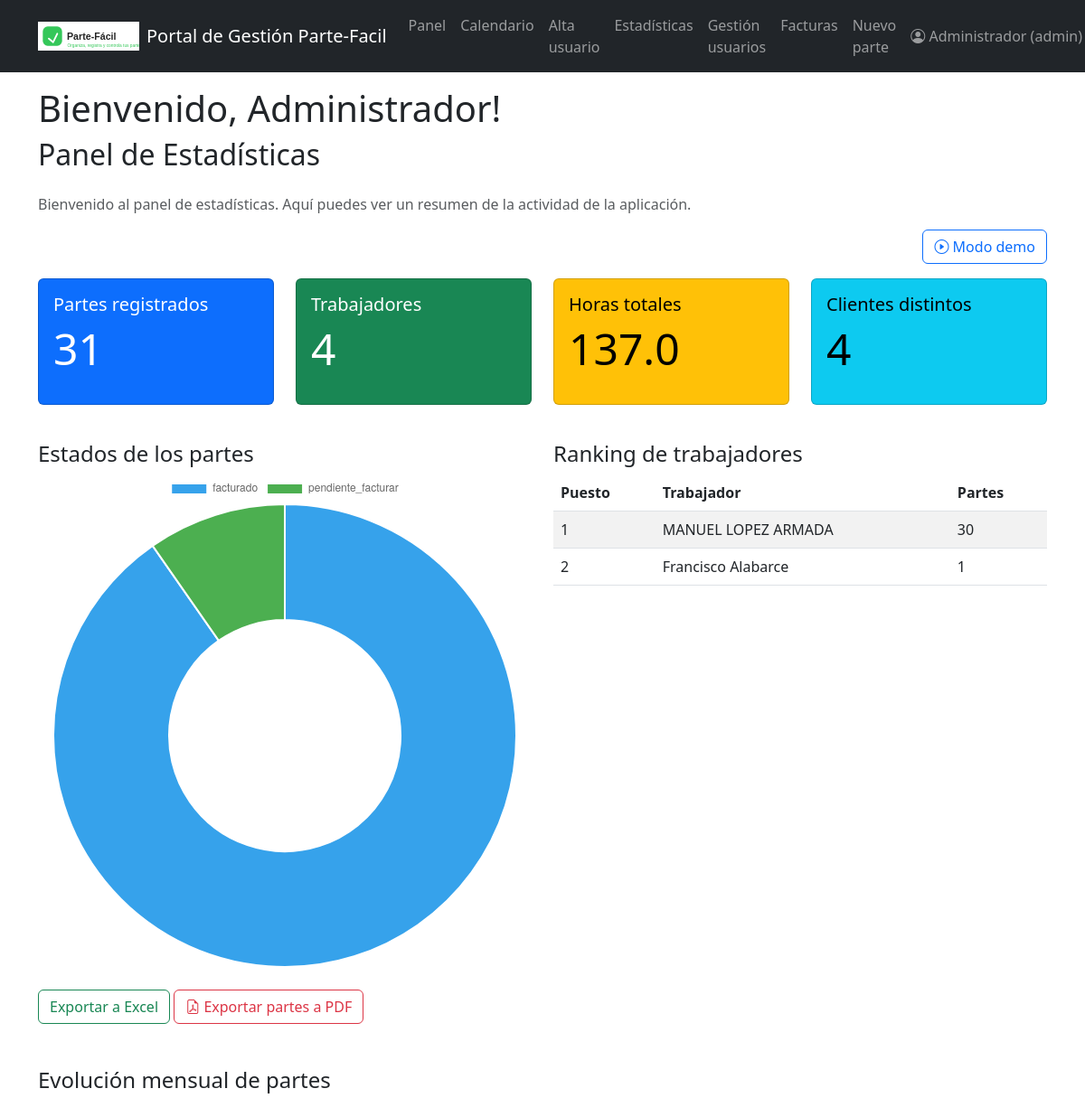
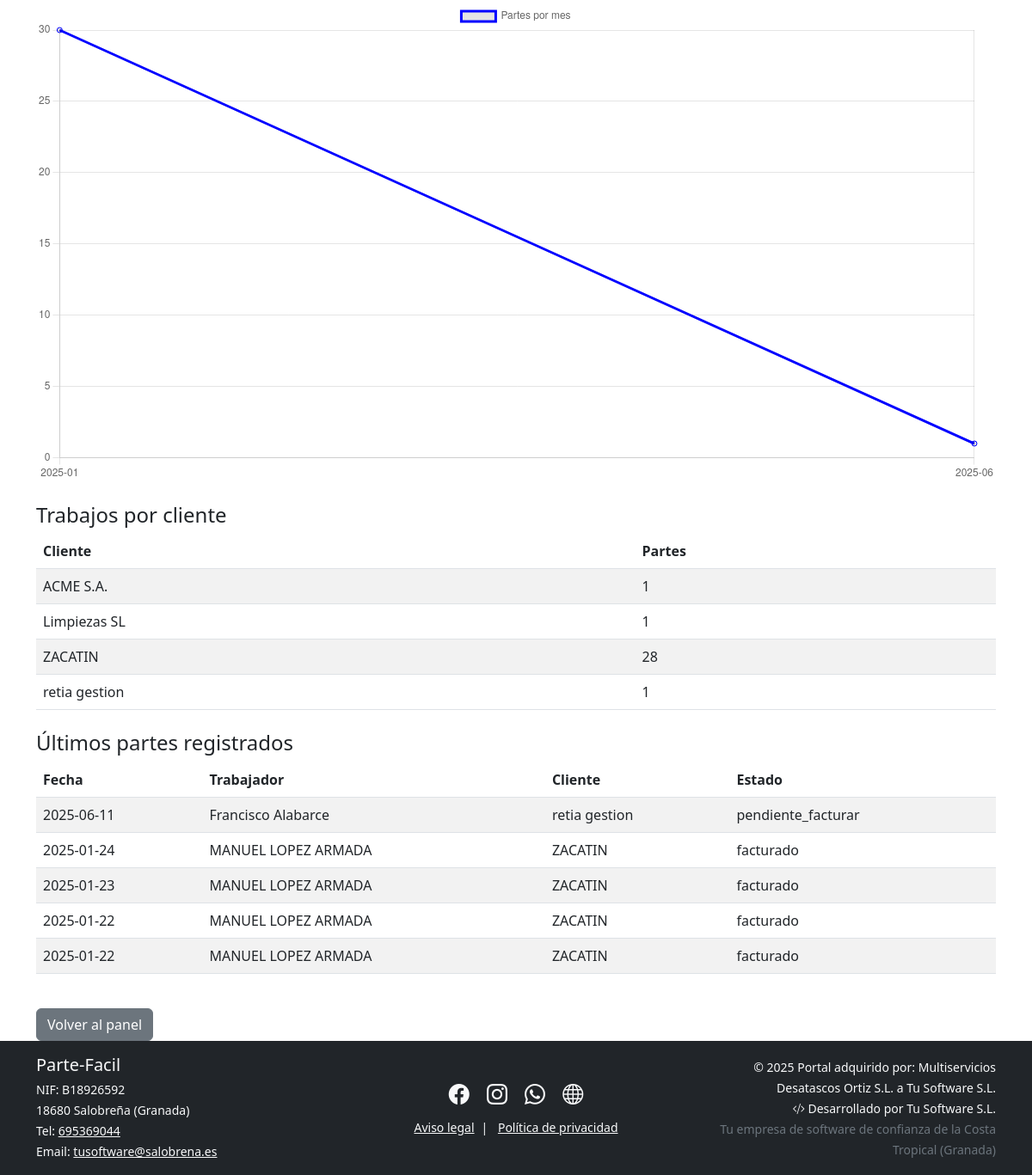
The page /admin_dashboard (signed in) on the database its author committed (2 pictures, top to bottom).
### models.py (models this page shows)
class Usuario(UserMixin, db.Model):
    id = db.Column(db.Integer, primary_key=True)
    nombre = db.Column(db.String(50), nullable=False)
    email = db.Column(db.String(120), unique=True, nullable=False)
    contraseña = db.Column(db.String(200), nullable=False)
    rol = db.Column(db.String(20), nullable=False, default="trabajador")  # admin/trabajador
    trabajos = db.relationship('Trabajo', backref='trabajador', lazy=True)

class Trabajo(db.Model):
    id = db.Column(db.Integer, primary_key=True)
    fecha = db.Column(db.DateTime, nullable=False)
    fecha_fin = db.Column(db.DateTime, nullable=True)
    direccion = db.Column(db.String(150), nullable=False)
    tipo_trabajo = db.Column(db.String(80), nullable=False)
    cliente = db.Column(db.String(80), nullable=False)
    horas = db.Column(db.Float, nullable=False, default=0)
    materiales_usados = db.Column(db.Text, nullable=True)
    importe_materiales = db.Column(db.Float, nullable=True, default=0)
    firma = db.Column(db.String(120), nullable=True)  # Ruta del archivo
    foto = db.Column(db.String(120), nullable=True)   # Ruta del archivo
    terminado = db.Column(db.Boolean, default=False)
    estado = db.Column(db.String(30), default='sin terminar')
    observaciones = db.Column(db.Text)
    id_trabajador = db.Column(db.Integer, db.ForeignKey('usuario.id'), nullable=False)
    id_factura = db.Column(
    db.Integer,
    db.ForeignKey('factura.id', name='fk_trabajo_id_factura'),
    nullable=True
)

### blueprints/dashboard.py (the view)
@dashboard_bp.route('/admin_dashboard')
@login_required
def admin_dashboard():
    if current_user.rol != "admin":
        flash("Solo el administrador puede ver el dashboard.")
        return redirect(url_for('dashboard.dashboard'))
    demo_param = request.args.get("demo", default="0")
    demo = str(demo_param) == "1"
    if demo:
        total_trabajos = 63
        total_trabajadores = 6
        horas_totales = 237
        clientes_distintos = 11
        trabajos_por_cliente = [
            ("Restaurante Sol", 15), ("Hotel Mar", 7), ("Colegio Norte", 6), ("Comunidad Centro", 9)
        ]
        horas_por_trabajador = [
            ("Pedro", 40), ("Ana", 37), ("Juan", 35), ("María", 30), ("Luis", 28), ("Sofía", 20)
        ]
        trabajos_por_mes = [
            ("2024-01", 7), ("2024-02", 10), ("2024-03", 9), ("2024-04", 13), ("2024-05", 12), ("2024-06", 12)
        ]
        estados_contador = [
            ("Terminado", 51), ("Pendiente cobro", 7), ("Pagado", 3), ("Pendiente facturar", 2)
        ]
        ranking_trabajadores = [
            ("Pedro", 15), ("Ana", 13), ("Juan", 11), ("María", 9), ("Luis", 8), ("Sofía", 7)
        ]
        ParteDemo = namedtuple('ParteDemo', ['fecha', 'trabajador', 'cliente', 'estado'])
        TrabajadorDemo = namedtuple('Trabajador', ['nombre'])
        ultimos_partes = [
            ParteDemo(datetime(2024, 6, 1), TrabajadorDemo("Pedro"), "Restaurante Sol", "Terminado"),
            ParteDemo(datetime(2024, 6, 2), TrabajadorDemo("Ana"), "Hotel Mar", "Pendiente cobro"),
            ParteDemo(datetime(2024, 6, 3), TrabajadorDemo("Juan"), "Colegio Norte", "Terminado"),
            ParteDemo(datetime(2024, 6, 4), TrabajadorDemo("María"), "Comunidad Centro", "Terminado"),
            ParteDemo(datetime(2024, 6, 5), TrabajadorDemo("Luis"), "Hotel Mar", "Pagado"),
        ]
    else:
        total_trabajos = Trabajo.query.count()
        total_trabajadores = Usuario.query.filter_by(rol="trabajador").count()
        horas_totales = db.session.query(db.func.sum(Trabajo.horas)).scalar() or 0
        clientes_distintos = db.session.query(Trabajo.cliente).distinct().count()
        trabajos_por_cliente = db.session.query(Trabajo.cliente, db.func.count(Trabajo.id)).group_by(Trabajo.cliente).all()
        horas_por_trabajador = db.session.query(
            Usuario.nombre, db.func.sum(Trabajo.horas)
        ).join(Trabajo, Trabajo.id_trabajador == Usuario.id).filter(Usuario.rol == "trabajador").group_by(Usuario.id).all()
        trabajos_por_mes = db.session.query(
            db.func.strftime('%Y-%m', Trabajo.fecha), db.func.count(Trabajo.id)
        ).group_by(db.func.strftime('%Y-%m', Trabajo.fecha)).all()
        estados_contador = db.session.query(Trabajo.estado, db.func.count(Trabajo.id)).group_by(Trabajo.estado).all()
        ranking_trabajadores = db.session.query(
            Usuario.nombre, db.func.count(Trabajo.id)
        ).join(Trabajo, Trabajo.id_trabajador == Usuario.id).filter(Usuario.rol == "trabajador").group_by(Usuario.id).order_by(db.func.count(Trabajo.id).desc()).all()
        ultimos_partes = Trabajo.query.order_by(Trabajo.fecha.desc()).limit(5).all()
    return render_template(
        'admin_dashboard.html',
        total_trabajos=total_trabajos,
        total_trabajadores=total_trabajadores,
        horas_totales=horas_totales,
        clientes_distintos=clientes_distintos,
        trabajos_por_cliente=trabajos_por_cliente,
        horas_por_trabajador=horas_por_trabajador,
        trabajos_por_mes=trabajos_por_mes,
        estados_contador=estados_contador,
        ranking_trabajadores=ranking_trabajadores,
        ultimos_partes=ultimos_partes,
        demo=demo
    )

### app.py (called while the page is built)
@login_manager.user_loader
def load_user(user_id):
    from models import Usuario
    return Usuario.query.get(int(user_id))

@app.context_processor
def inject_now():
    from datetime import datetime
    return {'now': datetime.now()}

### templates/admin_dashboard.html (shortened to what this page needs)
{% extends "base.html" %}
{% block content %}
<h2 class="mb-4">Panel de Estadísticas</h2>
{% if not demo %}
    <p class="text-muted">Bienvenido al panel de estadísticas. Aquí puedes ver un resumen de la actividad de la aplicación.</p>
{% else %}
    <p class="text-muted">Estás viendo datos simulados en modo demo. Los datos no son reales.</p>
{% endif %}
<div class="mb-3 text-end">
  {% if demo %}
    <a href="{{ url_for('dashboard.admin_dashboard') }}" class="btn btn-outline-secondary">
      <i class="bi bi-eye"></i> Volver a modo real
    </a>
    <span class="badge bg-warning text-dark ms-3" style="font-size:1rem;">
      <i class="bi bi-exclamation-triangle"></i> Estás viendo datos simulados (demo)
    </span>
  {% else %}
    <a href="{{ url_for('dashboard.admin_dashboard', demo=1) }}" class="btn btn-outline-primary">
      <i class="bi bi-play-circle"></i> Modo demo
    </a>
  {% endif %}
</div>
<div class="row mb-4">
    <div class="col-md-3">
        <div class="card text-bg-primary mb-3">
            <div class="card-body">
                <h5 class="card-title">Partes registrados</h5>
                <p class="display-5">{{ total_trabajos or 0 }}</p>
            </div>
        </div>
    </div>
    <div class="col-md-3">
        <div class="card text-bg-success mb-3">
            <div class="card-body">
                <h5 class="card-title">Trabajadores</h5>
                <p class="display-5">{{ total_trabajadores or 0 }}</p>
            </div>
        </div>
    </div>
    <div class="col-md-3">
        <div class="card text-bg-warning mb-3">
            <div class="card-body">
                <h5 class="card-title">Horas totales</h5>
                <p class="display-5">{{ horas_totales or 0 }}</p>
            </div>
        </div>
    </div>
    <div class="col-md-3">
        <div class="card text-bg-info mb-3">
            <div class="card-body">
                <h5 class="card-title">Clientes distintos</h5>
                <p class="display-5">{{ clientes_distintos or 0 }}</p>
            </div>
        </div>
    </div>
</div>
<div class="row mb-4">
    <div class="col-md-6">
        <h4>Estados de los partes</h4>
        <canvas id="estadosPieChart" width="400" height="230"></canvas>
    </div>
    <div class="col-md-6">
        <h4>Ranking de trabajadores</h4>
        <table class="table table-striped">
            <thead>
                <tr>
                    <th>Puesto</th>
                    <th>Trabajador</th>
                    <th>Partes</th>
                </tr>
            </thead>
            <tbody>
                {% for nombre, partes in ranking_trabajadores or [] %}
                <tr>
                    <td>{{ loop.index }}</td>
                    <td>{{ nombre }}</td>
                    <td>{{ partes }}</td>
                </tr>
                {% endfor %}
            </tbody>
        </table>
    </div>
</div>
<a href="{{ url_for('trabajos.exportar_partes_excel') }}" class="btn btn-outline-success mb-4">
    Exportar a Excel
</a>
<a href="{{ url_for('trabajos.exportar_partes_pdf') }}" class="btn btn-outline-danger mb-4">
  <i class="bi bi-file-earmark-pdf"></i> Exportar partes a PDF
</a>
<h4 class="mt-4">Evolución mensual de partes</h4>
<canvas id="trabajosMesChart" width="600" height="300"></canvas>
<h4 class="mt-4">Trabajos por cliente</h4>
<table class="table table-striped mb-4">
    <thead>
        <tr>
            <th>Cliente</th>
            <th>Partes</th>
        </tr>
    </thead>
    <tbody>
        {% for cliente, total in trabajos_por_cliente or [] %}
        <tr>
            <td>{{ cliente }}</td>
            <td>{{ total }}</td>
        </tr>
        {% endfor %}
    </tbody>
</table>
<h4 class="mt-4">Últimos partes registrados</h4>
<table class="table table-striped mb-4">
    <thead>
        <tr>
            <th>Fecha</th>
            <th>Trabajador</th>
            <th>Cliente</th>
            <th>Estado</th>
        </tr>
    </thead>
    <tbody>
        {% for parte in ultimos_partes or [] %}
        <tr>
            <td>{{ parte.fecha.strftime('%Y-%m-%d') if parte.fecha else '' }}</td>
            <td>{{ parte.trabajador.nombre if parte.trabajador else '' }}</td>
            <td>{{ parte.cliente }}</td>
            <td>{{ parte.estado }}</td>
        </tr>
        {% endfor %}
    </tbody>
</table>
<a href="{{ url_for('dashboard.dashboard') }}" class="btn btn-secondary mt-3">Volver al panel</a>
{% endblock %}
{% block extra_js %}
<script>
document.addEventListener('DOMContentLoaded', function() {
    // Gráfico mensual
    var ctx = document.getElementById('trabajosMesChart').getContext('2d');
    var chart = new Chart(ctx, {
        type: 'line',
        data: {
            labels: [
                {% for mes, _ in trabajos_por_mes or [] %}
                    "{{ mes }}",
                {% endfor %}
            ],
            datasets: [{
                label: 'Partes por mes',
                data: [
                    {% for _, total in trabajos_por_mes or [] %}
                        {{ total }},
                    {% endfor %}
                ],
                fill: false,
                borderColor: 'blue',
                tension: 0.2
            }]
        }
    });
    // Pie chart de estados
    var ctx2 = document.getElementById('estadosPieChart').getContext('2d');
    var chart2 = new Chart(ctx2, {
        type: 'doughnut',
        data: {
            labels: [
                {% for estado, _ in estados_contador or [] %}
                    "{{ estado }}",
                {% endfor %}
            ],
            datasets: [{
                data: [
                    {% for _, total in estados_contador or [] %}
                        {{ total }},
                    {% endfor %}
                ],
                backgroundColor: [
                    '#36a2eb', '#4caf50', '#ffc107', '#e74c3c', '#8e44ad', '#27ae60'
                ]
            }]
        }
    });
});
</script>
{% endblock %}

### templates/base.html (shortened to what this page needs)
<!DOCTYPE html>
<html lang="es">
<head>
    <link href="https://cdn.jsdelivr.net/npm/bootstrap@5.3.0/dist/css/bootstrap.min.css" rel="stylesheet">
    <link rel="stylesheet" href="https://cdn.jsdelivr.net/npm/bootstrap-icons@1.11.1/font/bootstrap-icons.css">
</head>
<body>
    {% include 'navbar.html' %}
    {% if current_user.is_authenticated %}
        <div class="container mt-3">
            <h1>Bienvenido, {{ current_user.nombre }}!</h1>
        </div>
    {% else %}
        <div class="container mt-3">
            <h1>Bienvenido a Parte-Fácil</h1>
            <p>Por favor, inicia sesión para acceder a tu panel de trabajo.</p>
        </div>
    {% endif %}
    <div class="container">
        {% block content %}{% endblock %}
    </div>
    {% block extra_js %}{% endblock %}
    {% include 'footer.html' %}
</body>
</html>

### templates/navbar.html (shortened to what this page needs)
<nav class="navbar navbar-expand-lg navbar-dark bg-dark">
  <div class="container">
    <a class="navbar-brand d-flex align-items-center gap-2" href="{{ url_for('main.empresa') }}">
      <img src="{{ url_for('static', filename='images/logo.svg') }}" alt="Logo" height="32" style="vertical-align: middle;">
      <span>Portal de Gestión Parte-Facil</span>
    </a>
    <div class="collapse navbar-collapse" id="navbarNav">
      {% if current_user.is_authenticated %}
        <ul class="navbar-nav me-auto mb-2 mb-lg-0">
          <li class="nav-item">
            <a class="nav-link" href="{{url_for('dashboard.dashboard') }}">Panel</a>
          </li>
          <li class="nav-item">
            <a class="nav-link" href="{{ url_for('dashboard.calendar') }}">Calendario</a>
          </li>
          {% if current_user.rol == 'admin' %}
            <li class="nav-item">
              <a class="nav-link" href="{{ url_for('usuarios.alta_trabajador') }}">Alta usuario</a>
            </li>
            <li class="nav-item">
              <a class="nav-link" href="{{ url_for('dashboard.admin_dashboard') }}">Estadísticas</a>
            <li class="nav-item">
              <a class="nav-link" href="{{ url_for('usuarios.listado_usuarios') }}">Gestión usuarios</a>
            </li>
            <li>
              <a class="nav-link" href="{{ url_for('facturas.listado_facturas') }}">Facturas</a>
            </li>
          {% endif %}
          <li class="nav-item">
            <a class="nav-link" href="{{ url_for('trabajos.add_work') }}">Nuevo parte</a>
          </li>
        </ul>
        <ul class="navbar-nav ms-auto mb-2 mb-lg-0">
          <li class="nav-item dropdown">
            <a class="nav-link dropdown-toggle" href="#" id="navbarUserDropdown" role="button" data-bs-toggle="dropdown" aria-expanded="false">
              <i class="bi bi-person-circle"></i> {{ current_user.nombre }} ({{ current_user.rol }})
            </a>
          </li>
        </ul>
      {% else %}
        <ul class="navbar-nav ms-auto">
          <li class="nav-item">
            <a class="nav-link" href="{{ url_for('auth.login') }}">Acceso empleados</a>
          </li>
        </ul>
      {% endif %}
    </div>
  </div>
</nav>

### rows shown on the page
Usuario: nombre "Administrador", rol "admin"
Usuario: nombre "MANUEL LOPEZ ARMADA", partes "30"
Usuario: nombre "Francisco Alabarce", partes "1"
Trabajo: cliente "ACME S.A.", total "1"
Trabajo: cliente "Limpiezas SL", terminado "1"
Trabajo: fecha "2025-06-11", trabajador "Francisco Alabarce", cliente "retia gestion", estado "pendiente_facturar"
Trabajo: fecha "2025-01-24", trabajador "MANUEL LOPEZ ARMADA", cliente "ZACATIN", estado "facturado"
Trabajo: fecha "2025-01-23", trabajador "MANUEL LOPEZ ARMADA", cliente "ZACATIN", estado "facturado"
Trabajo: fecha "2025-01-22", trabajador "MANUEL LOPEZ ARMADA", cliente "ZACATIN", estado "facturado"
Trabajo: fecha "2025-01-22", trabajador "MANUEL LOPEZ ARMADA", cliente "ZACATIN", estado "facturado"

### other values the page prints
{{ total_trabajos or 0 }} "31"
{{ total_trabajadores or 0 }} "4"
{{ horas_totales or 0 }} "137.0"
{{ clientes_distintos or 0 }} "4"
{{ cliente }} "ZACATIN" "retia gestion"
{{ total }} "28" "1"
chart data {{ mes }} 2025-01, 2025-06
chart data {{ total }} 30, 1
chart data {{ estado }} facturado, pendiente_facturar
chart data {{ total }} 28, 3
